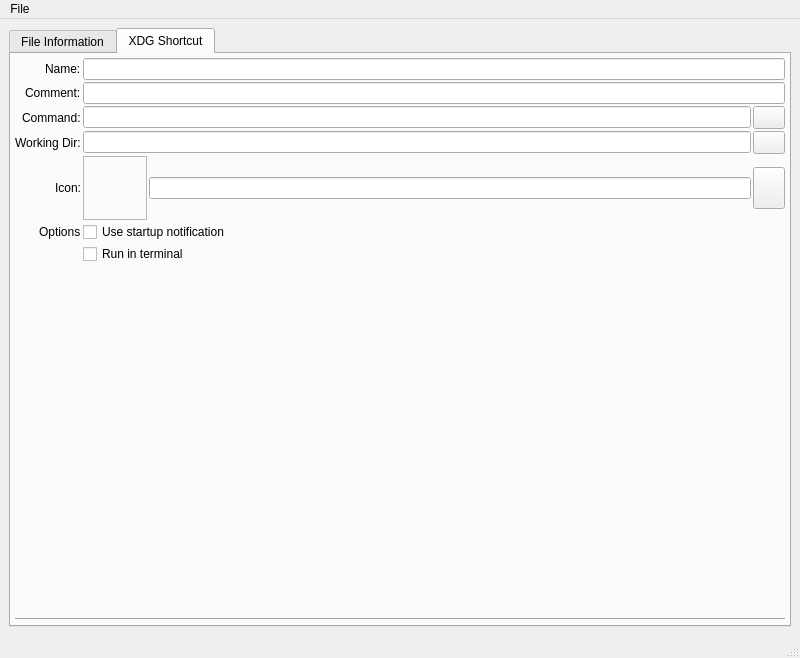
<?xml version="1.0" encoding="UTF-8"?>
<ui version="4.0">
 <class>MainUI</class>
 <widget class="QMainWindow" name="MainUI">
  <property name="geometry">
   <rect>
    <x>0</x>
    <y>0</y>
    <width>800</width>
    <height>658</height>
   </rect>
  </property>
  <property name="windowTitle">
   <string>File Information</string>
  </property>
  <property name="windowIcon">
   <iconset theme="document-search">
    <normaloff>.</normaloff>.</iconset>
  </property>
  <widget class="QWidget" name="centralwidget">
   <layout class="QVBoxLayout" name="verticalLayout">
    <item>
     <widget class="QTabWidget" name="tabWidget">
      <property name="currentIndex">
       <number>1</number>
      </property>
      <widget class="QWidget" name="tab_file">
       <attribute name="title">
        <string>File Information</string>
       </attribute>
       <layout class="QFormLayout" name="formLayout">
        <property name="labelAlignment">
         <set>Qt::AlignRight|Qt::AlignTrailing|Qt::AlignVCenter</set>
        </property>
        <item row="0" column="0">
         <widget class="QLabel" name="label_file_icon">
          <property name="text">
           <string notr="true">icon</string>
          </property>
          <property name="alignment">
           <set>Qt::AlignCenter</set>
          </property>
         </widget>
        </item>
        <item row="4" column="0" colspan="2">
         <widget class="Line" name="line_2">
          <property name="sizePolicy">
           <sizepolicy hsizetype="Expanding" vsizetype="Fixed">
            <horstretch>0</horstretch>
            <verstretch>0</verstretch>
           </sizepolicy>
          </property>
          <property name="orientation">
           <enum>Qt::Horizontal</enum>
          </property>
         </widget>
        </item>
        <item row="5" column="0">
         <widget class="QLabel" name="label">
          <property name="text">
           <string>Owner:</string>
          </property>
         </widget>
        </item>
        <item row="5" column="1">
         <widget class="QLabel" name="label_file_owner">
          <property name="text">
           <string notr="true"/>
          </property>
          <property name="textInteractionFlags">
           <set>Qt::LinksAccessibleByMouse|Qt::TextSelectableByMouse</set>
          </property>
         </widget>
        </item>
        <item row="6" column="0">
         <widget class="QLabel" name="label_3">
          <property name="text">
           <string>Group:</string>
          </property>
         </widget>
        </item>
        <item row="6" column="1">
         <widget class="QLabel" name="label_file_group">
          <property name="text">
           <string notr="true"/>
          </property>
          <property name="textInteractionFlags">
           <set>Qt::LinksAccessibleByMouse|Qt::TextSelectableByMouse</set>
          </property>
         </widget>
        </item>
        <item row="7" column="0">
         <widget class="QLabel" name="label_11">
          <property name="text">
           <string>Permissions:</string>
          </property>
         </widget>
        </item>
        <item row="10" column="0" colspan="2">
         <widget class="Line" name="line_3">
          <property name="orientation">
           <enum>Qt::Horizontal</enum>
          </property>
         </widget>
        </item>
        <item row="11" column="0">
         <widget class="QLabel" name="label_7">
          <property name="text">
           <string>Created:</string>
          </property>
         </widget>
        </item>
        <item row="11" column="1">
         <widget class="QLabel" name="label_file_created">
          <property name="toolTip">
           <string>Note: The time a file was created might be more recent than the time modified if the file permissions were changed recently.</string>
          </property>
          <property name="text">
           <string notr="true"/>
          </property>
          <property name="textInteractionFlags">
           <set>Qt::LinksAccessibleByMouse|Qt::TextSelectableByMouse</set>
          </property>
         </widget>
        </item>
        <item row="12" column="0">
         <widget class="QLabel" name="label_2">
          <property name="text">
           <string>Last Modified:</string>
          </property>
         </widget>
        </item>
        <item row="1" column="0">
         <widget class="QLabel" name="label_5">
          <property name="text">
           <string>Type:</string>
          </property>
         </widget>
        </item>
        <item row="2" column="0">
         <widget class="QLabel" name="label_6">
          <property name="text">
           <string>MimeType:</string>
          </property>
         </widget>
        </item>
        <item row="2" column="1">
         <widget class="QLabel" name="label_file_mimetype">
          <property name="text">
           <string notr="true"/>
          </property>
          <property name="textInteractionFlags">
           <set>Qt::LinksAccessibleByMouse|Qt::TextSelectableByMouse</set>
          </property>
         </widget>
        </item>
        <item row="1" column="1">
         <widget class="QLabel" name="label_file_type">
          <property name="text">
           <string notr="true"/>
          </property>
          <property name="textInteractionFlags">
           <set>Qt::LinksAccessibleByMouse|Qt::TextSelectableByMouse</set>
          </property>
         </widget>
        </item>
        <item row="7" column="1">
         <widget class="QLabel" name="label_file_perms">
          <property name="text">
           <string notr="true"/>
          </property>
          <property name="textInteractionFlags">
           <set>Qt::LinksAccessibleByMouse|Qt::TextSelectableByMouse</set>
          </property>
         </widget>
        </item>
        <item row="12" column="1">
         <widget class="QLabel" name="label_file_modified">
          <property name="text">
           <string notr="true"/>
          </property>
          <property name="textInteractionFlags">
           <set>Qt::LinksAccessibleByMouse|Qt::TextSelectableByMouse</set>
          </property>
         </widget>
        </item>
        <item row="3" column="0">
         <widget class="QLabel" name="label_4">
          <property name="text">
           <string>File Size:</string>
          </property>
         </widget>
        </item>
        <item row="3" column="1">
         <widget class="QLabel" name="label_file_size">
          <property name="text">
           <string notr="true"/>
          </property>
          <property name="textInteractionFlags">
           <set>Qt::LinksAccessibleByMouse|Qt::TextSelectableByMouse</set>
          </property>
         </widget>
        </item>
        <item row="0" column="1">
         <widget class="QLabel" name="label_file_name">
          <property name="text">
           <string notr="true"/>
          </property>
          <property name="wordWrap">
           <bool>true</bool>
          </property>
          <property name="textInteractionFlags">
           <set>Qt::LinksAccessibleByMouse|Qt::TextSelectableByMouse</set>
          </property>
         </widget>
        </item>
       </layout>
      </widget>
      <widget class="QWidget" name="tab_deskedit">
       <attribute name="title">
        <string>XDG Shortcut</string>
       </attribute>
       <layout class="QVBoxLayout" name="verticalLayout_2">
        <property name="spacing">
         <number>2</number>
        </property>
        <property name="leftMargin">
         <number>4</number>
        </property>
        <property name="topMargin">
         <number>4</number>
        </property>
        <property name="rightMargin">
         <number>4</number>
        </property>
        <property name="bottomMargin">
         <number>4</number>
        </property>
        <item>
         <layout class="QGridLayout" name="gridLayout">
          <item row="3" column="0" alignment="Qt::AlignRight">
           <widget class="QLabel" name="lblWorkingDir">
            <property name="text">
             <string>Working Dir:</string>
            </property>
           </widget>
          </item>
          <item row="5" column="1">
           <widget class="QCheckBox" name="check_xdg_startupNotify">
            <property name="text">
             <string>Use startup notification</string>
            </property>
           </widget>
          </item>
          <item row="3" column="1">
           <widget class="QLineEdit" name="line_xdg_wdir">
            <property name="enabled">
             <bool>true</bool>
            </property>
           </widget>
          </item>
          <item row="4" column="0" alignment="Qt::AlignRight">
           <widget class="QLabel" name="lblIcon">
            <property name="text">
             <string>Icon:</string>
            </property>
           </widget>
          </item>
          <item row="2" column="0" alignment="Qt::AlignRight">
           <widget class="QLabel" name="lblCommand">
            <property name="text">
             <string>Command:</string>
            </property>
           </widget>
          </item>
          <item row="1" column="0" alignment="Qt::AlignRight">
           <widget class="QLabel" name="lblComment">
            <property name="text">
             <string>Comment:</string>
            </property>
           </widget>
          </item>
          <item row="2" column="1">
           <widget class="QLineEdit" name="line_xdg_command"/>
          </item>
          <item row="6" column="1">
           <widget class="QCheckBox" name="check_xdg_useTerminal">
            <property name="text">
             <string>Run in terminal</string>
            </property>
           </widget>
          </item>
          <item row="0" column="0" alignment="Qt::AlignRight">
           <widget class="QLabel" name="lblName">
            <property name="text">
             <string>Name:</string>
            </property>
           </widget>
          </item>
          <item row="5" column="0" alignment="Qt::AlignRight">
           <widget class="QLabel" name="lblOptions">
            <property name="text">
             <string>Options</string>
            </property>
           </widget>
          </item>
          <item row="0" column="1" colspan="2">
           <widget class="QLineEdit" name="line_xdg_name"/>
          </item>
          <item row="1" column="1" colspan="2">
           <widget class="QLineEdit" name="line_xdg_comment"/>
          </item>
          <item row="2" column="2">
           <widget class="QToolButton" name="tool_xdg_getCommand">
            <property name="sizePolicy">
             <sizepolicy hsizetype="Preferred" vsizetype="Preferred">
              <horstretch>0</horstretch>
              <verstretch>0</verstretch>
             </sizepolicy>
            </property>
            <property name="maximumSize">
             <size>
              <width>16777215</width>
              <height>42</height>
             </size>
            </property>
            <property name="text">
             <string notr="true"/>
            </property>
            <property name="icon">
             <iconset theme="edit-find">
              <normaloff>.</normaloff>.</iconset>
            </property>
           </widget>
          </item>
          <item row="3" column="2">
           <widget class="QToolButton" name="tool_xdg_getDir">
            <property name="enabled">
             <bool>true</bool>
            </property>
            <property name="sizePolicy">
             <sizepolicy hsizetype="Preferred" vsizetype="Preferred">
              <horstretch>0</horstretch>
              <verstretch>0</verstretch>
             </sizepolicy>
            </property>
            <property name="maximumSize">
             <size>
              <width>16777215</width>
              <height>42</height>
             </size>
            </property>
            <property name="text">
             <string notr="true"/>
            </property>
            <property name="icon">
             <iconset theme="edit-find">
              <normaloff>.</normaloff>.</iconset>
            </property>
           </widget>
          </item>
          <item row="4" column="1">
           <layout class="QHBoxLayout" name="horizontalLayout">
            <item>
             <widget class="QLabel" name="label_xdg_icon">
              <property name="sizePolicy">
               <sizepolicy hsizetype="Fixed" vsizetype="Fixed">
                <horstretch>0</horstretch>
                <verstretch>0</verstretch>
               </sizepolicy>
              </property>
              <property name="minimumSize">
               <size>
                <width>64</width>
                <height>64</height>
               </size>
              </property>
              <property name="maximumSize">
               <size>
                <width>64</width>
                <height>64</height>
               </size>
              </property>
              <property name="frameShape">
               <enum>QFrame::StyledPanel</enum>
              </property>
              <property name="text">
               <string notr="true"/>
              </property>
             </widget>
            </item>
            <item>
             <widget class="QLineEdit" name="line_xdg_icon"/>
            </item>
           </layout>
          </item>
          <item row="4" column="2">
           <widget class="QToolButton" name="push_xdg_getIcon">
            <property name="sizePolicy">
             <sizepolicy hsizetype="Preferred" vsizetype="Fixed">
              <horstretch>0</horstretch>
              <verstretch>0</verstretch>
             </sizepolicy>
            </property>
            <property name="minimumSize">
             <size>
              <width>0</width>
              <height>0</height>
             </size>
            </property>
            <property name="maximumSize">
             <size>
              <width>20000</width>
              <height>42</height>
             </size>
            </property>
            <property name="sizeIncrement">
             <size>
              <width>2</width>
              <height>2</height>
             </size>
            </property>
            <property name="baseSize">
             <size>
              <width>0</width>
              <height>0</height>
             </size>
            </property>
            <property name="text">
             <string notr="true"/>
            </property>
            <property name="icon">
             <iconset theme="edit-find">
              <normaloff>.</normaloff>.</iconset>
            </property>
            <property name="iconSize">
             <size>
              <width>24</width>
              <height>24</height>
             </size>
            </property>
           </widget>
          </item>
         </layout>
        </item>
        <item>
         <spacer name="verticalSpacer">
          <property name="orientation">
           <enum>Qt::Vertical</enum>
          </property>
          <property name="sizeHint" stdset="0">
           <size>
            <width>20</width>
            <height>40</height>
           </size>
          </property>
         </spacer>
        </item>
        <item>
         <layout class="QHBoxLayout" name="horizontalLayout_2">
          <item>
           <widget class="QLabel" name="label_xdg_statusicon">
            <property name="sizePolicy">
             <sizepolicy hsizetype="Fixed" vsizetype="Fixed">
              <horstretch>0</horstretch>
              <verstretch>0</verstretch>
             </sizepolicy>
            </property>
            <property name="minimumSize">
             <size>
              <width>32</width>
              <height>32</height>
             </size>
            </property>
            <property name="maximumSize">
             <size>
              <width>32</width>
              <height>32</height>
             </size>
            </property>
            <property name="text">
             <string notr="true"/>
            </property>
           </widget>
          </item>
          <item>
           <widget class="QLabel" name="label_xdg_status">
            <property name="sizePolicy">
             <sizepolicy hsizetype="Expanding" vsizetype="Fixed">
              <horstretch>0</horstretch>
              <verstretch>0</verstretch>
             </sizepolicy>
            </property>
            <property name="minimumSize">
             <size>
              <width>0</width>
              <height>32</height>
             </size>
            </property>
            <property name="maximumSize">
             <size>
              <width>16777215</width>
              <height>32</height>
             </size>
            </property>
            <property name="font">
             <font>
              <italic>true</italic>
             </font>
            </property>
            <property name="text">
             <string notr="true"/>
            </property>
           </widget>
          </item>
         </layout>
        </item>
        <item>
         <widget class="Line" name="line">
          <property name="orientation">
           <enum>Qt::Horizontal</enum>
          </property>
         </widget>
        </item>
       </layout>
      </widget>
     </widget>
    </item>
   </layout>
  </widget>
  <widget class="QMenuBar" name="menubar">
   <property name="geometry">
    <rect>
     <x>0</x>
     <y>0</y>
     <width>800</width>
     <height>39</height>
    </rect>
   </property>
   <widget class="QMenu" name="menuFile">
    <property name="title">
     <string>File</string>
    </property>
    <widget class="QMenu" name="menuSave_As">
     <property name="title">
      <string>Save As</string>
     </property>
     <property name="icon">
      <iconset theme="document-save">
       <normaloff>.</normaloff>.</iconset>
     </property>
     <addaction name="actionLocal_Shortcut"/>
     <addaction name="actionRegister_Shortcut"/>
    </widget>
    <addaction name="actionNew_Shortcut"/>
    <addaction name="separator"/>
    <addaction name="actionOpen_File"/>
    <addaction name="actionOpen_Directory"/>
    <addaction name="separator"/>
    <addaction name="actionSave_Shortcut"/>
    <addaction name="menuSave_As"/>
    <addaction name="separator"/>
    <addaction name="actionQuit"/>
   </widget>
   <addaction name="menuFile"/>
  </widget>
  <widget class="QStatusBar" name="statusbar"/>
  <action name="actionOpen_File">
   <property name="icon">
    <iconset theme="document-open">
     <normaloff>.</normaloff>.</iconset>
   </property>
   <property name="text">
    <string>Open File</string>
   </property>
   <property name="shortcut">
    <string>Ctrl+O</string>
   </property>
   <property name="shortcutContext">
    <enum>Qt::ApplicationShortcut</enum>
   </property>
  </action>
  <action name="actionQuit">
   <property name="icon">
    <iconset theme="window-close">
     <normaloff>.</normaloff>.</iconset>
   </property>
   <property name="text">
    <string>Quit</string>
   </property>
   <property name="shortcut">
    <string>Ctrl+Q</string>
   </property>
   <property name="shortcutContext">
    <enum>Qt::ApplicationShortcut</enum>
   </property>
  </action>
  <action name="actionSave_Shortcut">
   <property name="icon">
    <iconset theme="document-save">
     <normaloff>.</normaloff>.</iconset>
   </property>
   <property name="text">
    <string>Save Shortcut</string>
   </property>
   <property name="shortcut">
    <string>Ctrl+S</string>
   </property>
   <property name="shortcutContext">
    <enum>Qt::ApplicationShortcut</enum>
   </property>
  </action>
  <action name="actionLocal_Shortcut">
   <property name="icon">
    <iconset theme="document-new">
     <normaloff>.</normaloff>.</iconset>
   </property>
   <property name="text">
    <string>Local Shortcut</string>
   </property>
  </action>
  <action name="actionRegister_Shortcut">
   <property name="icon">
    <iconset theme="bookmark-new">
     <normaloff>.</normaloff>.</iconset>
   </property>
   <property name="text">
    <string>Register Shortcut</string>
   </property>
  </action>
  <action name="actionOpen_Directory">
   <property name="icon">
    <iconset theme="folder-open">
     <normaloff>.</normaloff>.</iconset>
   </property>
   <property name="text">
    <string>Open Directory</string>
   </property>
  </action>
  <action name="actionNew_Shortcut">
   <property name="icon">
    <iconset theme="document-new">
     <normaloff>.</normaloff>.</iconset>
   </property>
   <property name="text">
    <string>New Shortcut</string>
   </property>
  </action>
 </widget>
 <resources/>
 <connections/>
</ui>
